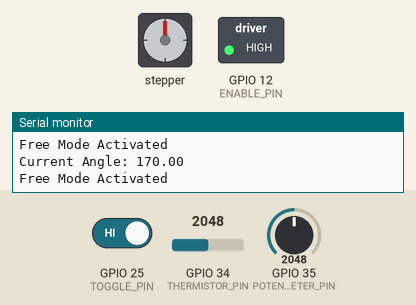
The sketch below on a simulated ESP32. Parts: stepper motor, switched loads named in the sketch (green lamp = pin HIGH), the last lines printed to the serial monitor. Wiring (inferred from the names in the program): stepper motor (400 steps per turn assumed): coils GPIO 13, GPIO 14, GPIO 27, GPIO 26. The test bench sets the inputs (shaded band); at power-on: GPIO 25 (TOGGLE_PIN) HIGH, GPIO 35 (POTENTIOMETER_PIN) = 2048, GPIO 34 (THERMISTOR_PIN) = 2048. WiFi joins after 1.5 s; servers stay silent unless stated; nothing arrives over Bluetooth unless stated; a phone connects over Bluetooth LE 3 s after start; pins used as bus, display or sensor lines are not drawn.

Above: at 3.2 s.
3.3 s: GPIO 25 (TOGGLE_PIN) driven LOW
At 4.8 s:
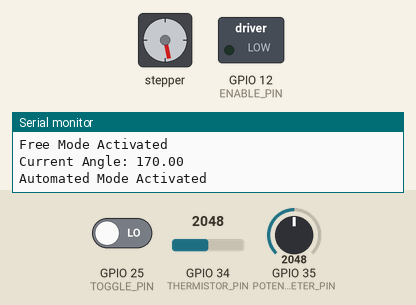
At 6.4 s:
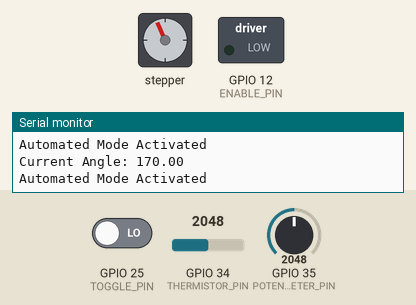
7.1 s: GPIO 35 (POTENTIOMETER_PIN) set to 2866
11.1 s: GPIO 35 (POTENTIOMETER_PIN) set to 3603
15.1 s: GPIO 25 (TOGGLE_PIN) driven HIGH
At 17.4 s:
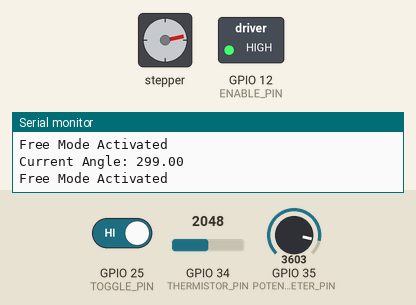
17.7 s: GPIO 25 (TOGGLE_PIN) driven LOW
At 19.5 s:
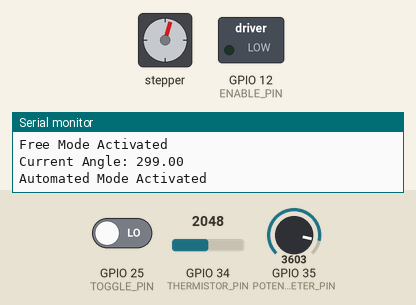
21.2 s: GPIO 34 (THERMISTOR_PIN) set to 678
25.2 s: GPIO 34 (THERMISTOR_PIN) set to 588
Timing chart, 0 to 30.2 s (numbered marks = the images above; inputs shaded):
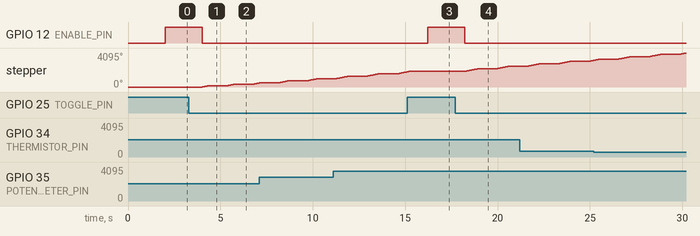

The sketch:

Stepper_Knob_Code.ino
```cpp
#include <WiFi.h>
#include <BLEDevice.h>
#include <BLEServer.h>
#include <BLEUtils.h>
#include <BLE2902.h>

// Pin Definitions for DRV8833 (Motor control pins)
#define MOTOR_IN1 13   // Stepper motor winding A+
#define MOTOR_IN2 14   // Stepper motor winding A-
#define MOTOR_IN3 27   // Stepper motor winding B+
#define MOTOR_IN4 26   // Stepper motor winding B-
#define ENABLE_PIN 12  // Enable/Disable motor (to simulate power cut)
#define TOGGLE_PIN 25  // Pin for the toggle switch (Free/Automated mode)
#define THERMISTOR_PIN 34  // Analog pin for the thermistor
#define POTENTIOMETER_PIN 35  // Analog pin for the potentiometer

// WiFi Credentials
const char *ssid = "yourSSID";
const char *password = "yourPASSWORD";

// BLE Service UUID
BLEServer *bleServer;
BLEService *bleService;
BLECharacteristic *bleChar;
const char *bleServiceUUID = "0000180A-0000-1000-8000-00805F9B34FB";
const char *bleCharUUID = "00002A29-0000-1000-8000-00805F9B34FB";

// Thermistor Parameters
#define NOMINAL_RESISTANCE 10000    // Resistance at 25 degrees Celsius
#define NOMINAL_TEMPERATURE 25      // Temperature for nominal resistance (Celsius)
#define B_COEFFICIENT 3950          // Beta coefficient of the thermistor
#define SERIES_RESISTOR 10000       // Value of the series resistor

// Potentiometer Configuration (RH24PC Potentiometer)
#define POT_MIN_ANGLE 0             // Min angle of potentiometer
#define POT_MAX_ANGLE 340           // Max angle of potentiometer (340° as per specs)
#define ADC_MAX_VALUE 4095          // 12-bit ADC on ESP32

// Stepper Motor Configurations
#define STEPS_PER_REV 400           // 0.9° per step (360 / 0.9 = 400)
#define MICROSTEP_MODE 1            // No microstepping in DRV8833 (full step control)
#define STEP_DELAY 2                // Delay between steps in milliseconds

// Thermal Runaway Threshold
#define MAX_TEMP_CELSIUS 70.0

// Function to read temperature from the thermistor
float readThermistor() {
  int analogValue = analogRead(THERMISTOR_PIN);
  float resistance = SERIES_RESISTOR / ((4096.0 / analogValue) - 1);
  float steinhart;
  steinhart = resistance / NOMINAL_RESISTANCE;           // (R/Ro)
  steinhart = log(steinhart);                            // ln(R/Ro)
  steinhart /= B_COEFFICIENT;                            // 1/B * ln(R/Ro)
  steinhart += 1.0 / (NOMINAL_TEMPERATURE + 273.15);     // + (1/To)
  steinhart = 1.0 / steinhart;                           // Invert
  steinhart -= 273.15;                                   // Convert to Celsius
  return steinhart;
}

// Function to prevent thermal runaway
void thermalRunawayPrevention() {
  float temperature = readThermistor();
  if (temperature > MAX_TEMP_CELSIUS) {
    Serial.println("Warning: Thermal Runaway Detected! Shutting down motor.");
    digitalWrite(ENABLE_PIN, HIGH);  // Disable stepper motor (cut power)
  } else {
    digitalWrite(ENABLE_PIN, LOW);   // Enable motor if temperature is within safe limits
  }
}

// Function to initialize BLE
void initBLE() {
  BLEDevice::init("MotorizedKnob");
  bleServer = BLEDevice::createServer();
  bleService = bleServer->createService(bleServiceUUID);

  bleChar = bleService->createCharacteristic(
               bleCharUUID,
               BLECharacteristic::PROPERTY_READ |
               BLECharacteristic::PROPERTY_NOTIFY
             );
  bleService->start();
  BLEDevice::startAdvertising();
  Serial.println("BLE Initialized.");
}

// Function to connect to WiFi
void initWiFi() {
  WiFi.begin(ssid, password);
  while (WiFi.status() != WL_CONNECTED) {
    delay(1000);
    Serial.println("Connecting to WiFi...");
  }
  Serial.println("Connected to WiFi.");
}

// Function to read angle from potentiometer
float readPotentiometer() {
  int potValue = analogRead(POTENTIOMETER_PIN);  // Read the potentiometer's analog value
  float angle = map(potValue, 0, ADC_MAX_VALUE, POT_MIN_ANGLE, POT_MAX_ANGLE);  // Map the potentiometer reading to an angle (0-340 degrees)
  Serial.print("Current Angle: ");
  Serial.println(angle);
  return angle;
}

// Function to move the stepper motor by one step (DRV8833 H-Bridge control)
void stepMotor(int step) {
  switch (step % 4) {
    case 0:
      digitalWrite(MOTOR_IN1, HIGH);
      digitalWrite(MOTOR_IN2, LOW);
      digitalWrite(MOTOR_IN3, HIGH);
      digitalWrite(MOTOR_IN4, LOW);
      break;
    case 1:
      digitalWrite(MOTOR_IN1, LOW);
      digitalWrite(MOTOR_IN2, HIGH);
      digitalWrite(MOTOR_IN3, HIGH);
      digitalWrite(MOTOR_IN4, LOW);
      break;
    case 2:
      digitalWrite(MOTOR_IN1, LOW);
      digitalWrite(MOTOR_IN2, HIGH);
      digitalWrite(MOTOR_IN3, LOW);
      digitalWrite(MOTOR_IN4, HIGH);
      break;
    case 3:
      digitalWrite(MOTOR_IN1, HIGH);
      digitalWrite(MOTOR_IN2, LOW);
      digitalWrite(MOTOR_IN3, LOW);
      digitalWrite(MOTOR_IN4, HIGH);
      break;
  }
  delay(STEP_DELAY);
}

// Function to move stepper motor to a specific angle
void moveStepperToAngle(float targetAngle) {
  int steps = (targetAngle / 360.0) * (STEPS_PER_REV * MICROSTEP_MODE);
  for (int i = 0; i < steps; i++) {
    stepMotor(i);
  }
}

// Function to handle Free and Automated mode toggle
void handleToggleSwitch() {
  int toggleState = digitalRead(TOGGLE_PIN);

  if (toggleState == HIGH) {
    // Free Mode: Disable the motor but still read the knob angle
    Serial.println("Free Mode Activated");
    digitalWrite(ENABLE_PIN, HIGH);  // Disable stepper motor (cut power)
  } else {
    // Automated Mode: Enable the motor and control the angle
    Serial.println("Automated Mode Activated");
    digitalWrite(ENABLE_PIN, LOW);   // Enable stepper motor
  }
}

void setup() {
  Serial.begin(115200);

  // Initialize WiFi and BLE
  initWiFi();
  initBLE();

  // Initialize motor and toggle switch
  pinMode(MOTOR_IN1, OUTPUT);
  pinMode(MOTOR_IN2, OUTPUT);
  pinMode(MOTOR_IN3, OUTPUT);
  pinMode(MOTOR_IN4, OUTPUT);
  pinMode(ENABLE_PIN, OUTPUT);
  pinMode(TOGGLE_PIN, INPUT_PULLUP); // Toggle switch input, using pull-up resistor

  // Set the motor to disabled by default
  digitalWrite(ENABLE_PIN, HIGH);

  Serial.println("Setup completed.");
}

void loop() {
  // Read temperature and prevent thermal runaway
  thermalRunawayPrevention();

  // Read angle from potentiometer and send via BLE
  float currentAngle = readPotentiometer();
  bleChar->setValue(String(currentAngle).c_str());
  bleChar->notify();

  // Check the state of the toggle switch
  handleToggleSwitch();

  // If in automated mode, move the motor to the desired angle
  if (digitalRead(TOGGLE_PIN) == LOW) {
    moveStepperToAngle(currentAngle);  // Move the stepper motor to the current potentiometer angle
  }

  delay(1000);  // Adjust delay as needed
}
```

Measured:
- after the input at 3.3 s, GPIO 12 (ENABLE_PIN): HIGH → LOW after 0.71 s; stepper: turns 168° clockwise in 0.36 s, then 169° clockwise in 0.38 s, then 145° clockwise in 0.32 s
- after the input at 15.1 s, GPIO 12 (ENABLE_PIN): LOW → HIGH after 1.1 s; stepper: goes on until 15.2 s, then stays 1878°
- after the input at 17.7 s, GPIO 12 (ENABLE_PIN): HIGH → LOW after 0.52 s; stepper: turns 299° clockwise in 0.67 s, then 298° clockwise in 0.67 s
